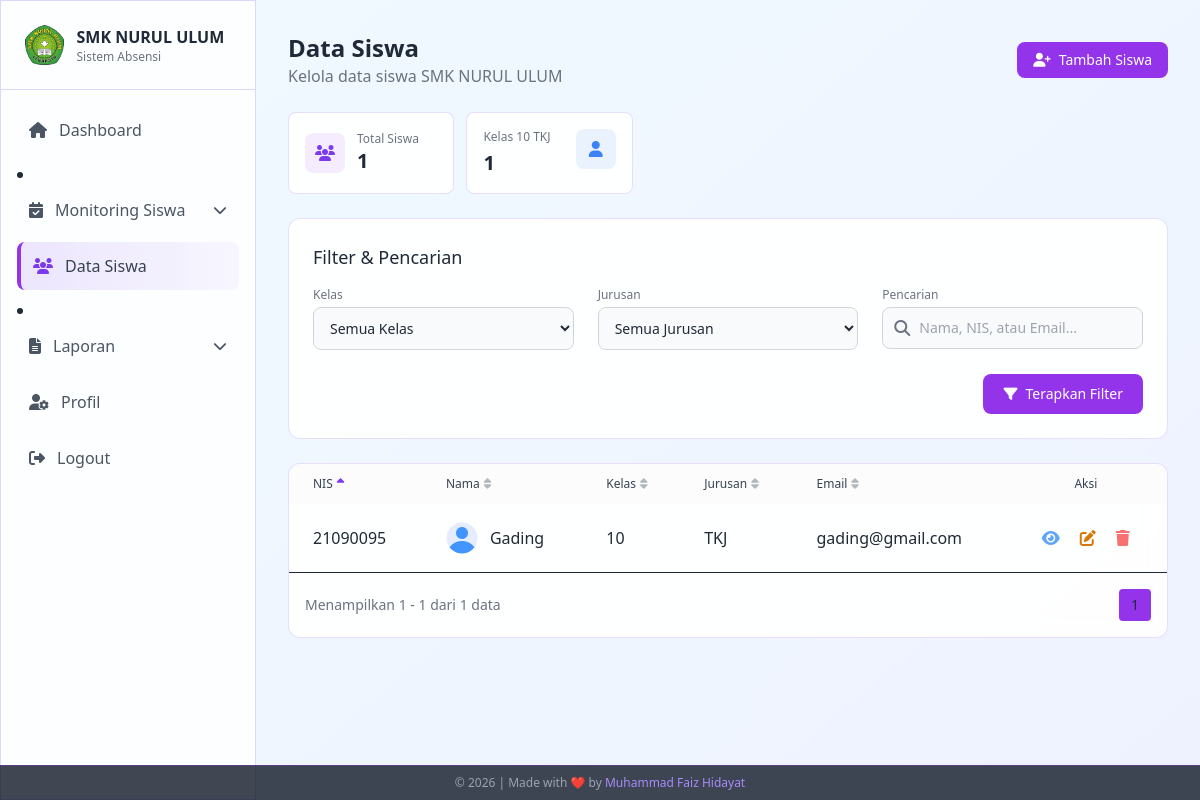
The page /admin/siswa/index.php (signed in) on the database its author committed.
### tables this page shows
CREATE TABLE `siswa` (
  `id` int NOT NULL AUTO_INCREMENT,
  `user_id` int DEFAULT NULL COMMENT 'FK ke tabel users',
  `nis` varchar(20) NOT NULL,
  `nama_lengkap` varchar(100) NOT NULL,
  `kelas` enum('10','11','12') NOT NULL,
  `jurusan` enum('TKJ','MP','AKL','TSM','TKR') NOT NULL,
  `email` varchar(100) NOT NULL,
  `password` varchar(255) NOT NULL,
  `foto_profil` varchar(255) DEFAULT 'assets/default/photo-profile.png',
  `created_at` timestamp NOT NULL DEFAULT CURRENT_TIMESTAMP,
  `updated_at` timestamp NOT NULL DEFAULT CURRENT_TIMESTAMP ON UPDATE CURRENT_TIMESTAMP,
  PRIMARY KEY (`id`),
  UNIQUE KEY `nis` (`nis`),
  UNIQUE KEY `email` (`email`),
  KEY `fk_siswa_user` (`user_id`),
  CONSTRAINT `fk_siswa_user` FOREIGN KEY (`user_id`) REFERENCES `users` (`id`) ON DELETE SET NULL
);

### admin/siswa/index.php (the view, shortened to what the rows shown need)
<?php
require_once '../../config/database.php';
$items_per_page = 10;
$page = isset($_GET['page']) ? (int) $_GET['page'] : 1;
$offset = ($page - 1) * $items_per_page;
$sort_column = $_GET['sort'] ?? 'nis';
$sort_order = $_GET['order'] ?? 'ASC';
$valid_columns = ['nis', 'nama_lengkap', 'kelas', 'jurusan', 'email', 'created_at'];
$sort_column = in_array($sort_column, $valid_columns) ? $sort_column : 'nis';
$sql = "SELECT * FROM siswa WHERE 1=1";
$sql .= " ORDER BY $sort_column " . ($sort_order === 'ASC' ? 'ASC' : 'DESC');
$sql .= " LIMIT :offset, :limit";
$stmt = $conn->prepare($sql);
$stmt->bindValue(':offset', (int) $offset, PDO::PARAM_INT);
$stmt->bindValue(':limit', (int) $items_per_page, PDO::PARAM_INT);
$stmt->execute();
$siswa_list = $stmt->fetchAll(PDO::FETCH_ASSOC);
function buildSortUrl($column)
{
    $params = $_GET;
    $params['sort'] = $column;
    $params['order'] = isset($_GET['sort']) && $_GET['sort'] === $column && $_GET['order'] === 'ASC' ? 'DESC' : 'ASC';
    return '?' . http_build_query($params);
}
function getSortIcon($column, $sort_column, $sort_order)
{
    if ($column !== $sort_column) {
        return '<i class="fas fa-sort text-gray-500 opacity-50"></i>';
    }
    return $sort_order === 'ASC'
        ? '<i class="fas fa-sort-up text-violet-600"></i>'
        : '<i class="fas fa-sort-down text-violet-600"></i>';
}
?>
<!DOCTYPE html>
<html lang="en">
<head>
    <script src="https://cdn.tailwindcss.com"></script>
    <link rel="stylesheet" href="https://cdnjs.cloudflare.com/ajax/libs/font-awesome/6.4.2/css/all.min.css">
</head>
<body class="min-h-screen text-gray-800 bg-fixed">
    <aside id="sidebar"
        class="fixed top-0 left-0 h-screen w-64 glass-effect border-r border-violet-200 z-50 sidebar-transition -translate-x-full lg:translate-x-0">
        <div class="flex items-center justify-between p-4 lg:p-6 border-b border-violet-200">
            <div class="flex items-center gap-3">
                <div>
                    <h1 class="font-semibold text-sm lg:text-base text-gray-800">SMK NURUL ULUM</h1>
                </div>
            </div>
        </div>
    </aside>
    <main class="lg:ml-64 min-h-screen bg-gradient-to-br from-sky-50 to-indigo-50 transition-all duration-300">
        <div class="p-4 lg:p-8">
            <div class="max-w-7xl mx-auto">
                <header class="flex flex-wrap justify-between items-center mb-6 gap-4">
                    <div>
                        <h1 class="text-xl md:text-2xl font-bold">Data Siswa</h1>
                    </div>
                </header>
                <div class="glass-effect rounded-xl overflow-hidden">
                    <?php if (count($siswa_list) > 0): ?>
                        <div class="overflow-x-auto table-container">
                            <table class="w-full whitespace-nowrap">
                                <thead>
                                    <tr class="bg-gray-50/50 text-gray-700 text-left">
                                        <th class="px-6 py-3 text-xs font-medium">
                                            <a href="<?= buildSortUrl('nis') ?>"
                                                class="flex items-center gap-1 hover:text-gray-800">
                                                NIS
                                                <?php echo getSortIcon('nis', $sort_column, $sort_order); ?>
                                            </a>
                                        </th>
                                        <th class="px-6 py-3 text-xs font-medium">
                                            <a href="<?= buildSortUrl('nama_lengkap') ?>"
                                                class="flex items-center gap-1 hover:text-gray-800">
                                                Nama
                                                <?php echo getSortIcon('nama_lengkap', $sort_column, $sort_order); ?>
                                            </a>
                                        </th>
                                        <th class="px-6 py-3 text-xs font-medium">
                                            <a href="<?= buildSortUrl('kelas') ?>"
                                                class="flex items-center gap-1 hover:text-gray-800">
                                                Kelas
                                                <?php echo getSortIcon('kelas', $sort_column, $sort_order); ?>
                                            </a>
                                        </th>
                                        <th class="px-6 py-3 text-xs font-medium">
                                            <a href="<?= buildSortUrl('jurusan') ?>"
                                                class="flex items-center gap-1 hover:text-gray-800">
                                                Jurusan
                                                <?php echo getSortIcon('jurusan', $sort_column, $sort_order); ?>
                                            </a>
                                        </th>
                                        <th class="px-6 py-3 text-xs font-medium hidden md:table-cell">
                                            <a href="<?= buildSortUrl('email') ?>"
                                                class="flex items-center gap-1 hover:text-gray-800">
                                                Email
                                                <?php echo getSortIcon('email', $sort_column, $sort_order); ?>
                                            </a>
                                        </th>
                                        <th class="px-6 py-3 text-xs font-medium text-center">Aksi</th>
                                    </tr>
                                </thead>
                                <tbody class="divide-y divide-gray-800">
                                    <?php foreach ($siswa_list as $siswa): ?>
                                        <tr class="hover:bg-purple-900/5 transition-colors animate-fade-in">
                                            <td class="px-6 py-4">
                                                <?= htmlspecialchars($siswa['nis']) ?>
                                            </td>
                                            <td class="px-6 py-4">
                                                <div class="flex items-center">
                                                    <img src="../../<?= $siswa['foto_profil'] ?: 'assets/default/avatar.png' ?>"
                                                        alt="<?= htmlspecialchars($siswa['nama_lengkap']) ?>"
                                                        class="w-8 h-8 rounded-full object-cover mr-3">
                                                    <span><?= htmlspecialchars($siswa['nama_lengkap']) ?></span>
                                                </div>
                                            </td>
                                            <td class="px-6 py-4"><?= $siswa['kelas'] ?></td>
                                            <td class="px-6 py-4"><?= $siswa['jurusan'] ?></td>
                                            <td class="px-6 py-4 max-w-[200px] truncate hidden md:table-cell">
                                                <?= htmlspecialchars($siswa['email']) ?>
                                            </td>
                                            <td class="px-6 py-4">
                                                <div class="flex justify-center space-x-2">
                                                    <a href="detail.php?id=<?= $siswa['id'] ?>"
                                                        class="text-blue-400 hover:text-blue-300 p-1.5 rounded-full hover:bg-blue-500/10"
                                                        title="Detail">
                                                        <i class="fas fa-eye"></i>
                                                    </a>
                                                    <a href="edit.php?id=<?= $siswa['id'] ?>"
                                                        class="text-amber-600 hover:text-yellow-300 p-1.5 rounded-full hover:bg-yellow-500/10"
                                                        title="Edit">
                                                        <i class="fas fa-edit"></i>
                                                    </a>
                                                    <button onclick="confirmDelete(<?= $siswa['id'] ?>)"
                                                        class="text-red-400 hover:text-red-300 p-1.5 rounded-full hover:bg-red-500/10"
                                                        title="Hapus">
                                                        <i class="fas fa-trash"></i>
                                                    </button>
                                                </div>
                                            </td>
                                        </tr>
                                    <?php endforeach; ?>
                                </tbody>
                            </table>
                        </div>
                    <?php endif; ?>
                </div>
            </div>
        </div>
    </main>
</body>
</html>

### rows shown on the page
siswa: nis "21090095", foto_profil (picture), nama_lengkap "Gading", kelas "10", jurusan "TKJ", email "gading@gmail.com"

### other values the page prints
$total_students "1"
$stat['kelas'] "10"
$stat['jurusan'] "TKJ"
$stat['count'] "1"
min($offset + 1, $total_items) "1"
min($offset + $items_per_page, $total_items) "1"
$total_items "1"
